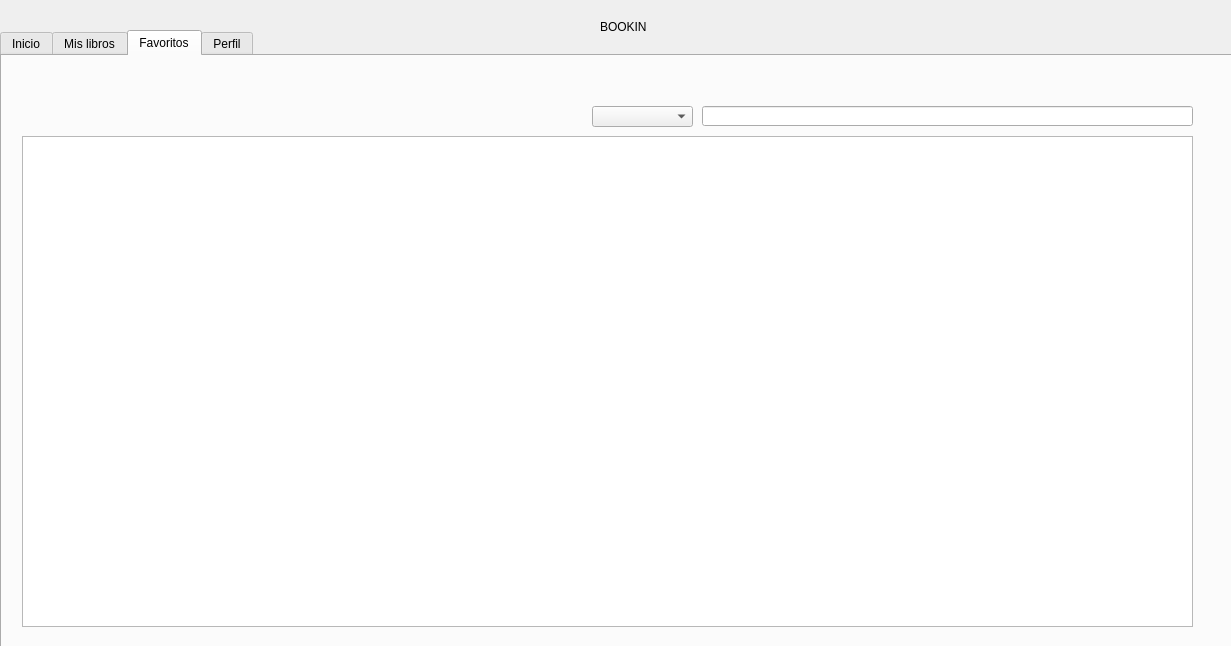
<?xml version="1.0" encoding="UTF-8"?>
<ui version="4.0">
 <class>menu_dialog</class>
 <widget class="QDialog" name="menu_dialog">
  <property name="geometry">
   <rect>
    <x>0</x>
    <y>0</y>
    <width>1231</width>
    <height>646</height>
   </rect>
  </property>
  <property name="windowTitle">
   <string>Bookin</string>
  </property>
  <widget class="QTabWidget" name="Menu">
   <property name="geometry">
    <rect>
     <x>0</x>
     <y>30</y>
     <width>1301</width>
     <height>671</height>
    </rect>
   </property>
   <property name="currentIndex">
    <number>2</number>
   </property>
   <widget class="QWidget" name="tab_inicio">
    <attribute name="title">
     <string>Inicio</string>
    </attribute>
    <widget class="QWidget" name="widget_antologia" native="true">
     <property name="geometry">
      <rect>
       <x>0</x>
       <y>20</y>
       <width>1781</width>
       <height>731</height>
      </rect>
     </property>
     <widget class="QPushButton" name="biografia_PB">
      <property name="geometry">
       <rect>
        <x>200</x>
        <y>20</y>
        <width>151</width>
        <height>91</height>
       </rect>
      </property>
      <property name="text">
       <string>Biografía</string>
      </property>
     </widget>
     <widget class="QPushButton" name="expositivo_PB">
      <property name="geometry">
       <rect>
        <x>200</x>
        <y>130</y>
        <width>151</width>
        <height>91</height>
       </rect>
      </property>
      <property name="text">
       <string>Expositivo</string>
      </property>
     </widget>
     <widget class="QPushButton" name="narrativa_PB">
      <property name="geometry">
       <rect>
        <x>200</x>
        <y>240</y>
        <width>151</width>
        <height>91</height>
       </rect>
      </property>
      <property name="text">
       <string>Narrativa</string>
      </property>
     </widget>
     <widget class="QPushButton" name="poesia_PB">
      <property name="geometry">
       <rect>
        <x>200</x>
        <y>350</y>
        <width>151</width>
        <height>91</height>
       </rect>
      </property>
      <property name="text">
       <string>Poesía</string>
      </property>
     </widget>
     <widget class="QPushButton" name="antologia_PB">
      <property name="geometry">
       <rect>
        <x>20</x>
        <y>20</y>
        <width>151</width>
        <height>91</height>
       </rect>
      </property>
      <property name="text">
       <string>Antologia</string>
      </property>
     </widget>
     <widget class="QPushButton" name="drama_PB">
      <property name="geometry">
       <rect>
        <x>20</x>
        <y>130</y>
        <width>151</width>
        <height>91</height>
       </rect>
      </property>
      <property name="text">
       <string>Drama</string>
      </property>
     </widget>
     <widget class="QPushButton" name="espistolar_PB">
      <property name="geometry">
       <rect>
        <x>20</x>
        <y>240</y>
        <width>151</width>
        <height>91</height>
       </rect>
      </property>
      <property name="text">
       <string>Epistolar</string>
      </property>
     </widget>
     <widget class="QPushButton" name="obragrafica_PB">
      <property name="geometry">
       <rect>
        <x>20</x>
        <y>350</y>
        <width>151</width>
        <height>91</height>
       </rect>
      </property>
      <property name="text">
       <string>Obra gráfica</string>
      </property>
     </widget>
     <widget class="QPushButton" name="referencia_PB">
      <property name="geometry">
       <rect>
        <x>20</x>
        <y>460</y>
        <width>151</width>
        <height>91</height>
       </rect>
      </property>
      <property name="text">
       <string>Referencia</string>
      </property>
     </widget>
     <widget class="QPushButton" name="clasico_PB">
      <property name="geometry">
       <rect>
        <x>200</x>
        <y>460</y>
        <width>151</width>
        <height>91</height>
       </rect>
      </property>
      <property name="text">
       <string>Clásico</string>
      </property>
     </widget>
     <widget class="QTableView" name="tableView">
      <property name="geometry">
       <rect>
        <x>390</x>
        <y>70</y>
        <width>821</width>
        <height>481</height>
       </rect>
      </property>
     </widget>
     <widget class="QLineEdit" name="buscar_LE">
      <property name="geometry">
       <rect>
        <x>930</x>
        <y>40</y>
        <width>281</width>
        <height>20</height>
       </rect>
      </property>
     </widget>
     <widget class="QPushButton" name="mostrarLibros">
      <property name="geometry">
       <rect>
        <x>390</x>
        <y>20</y>
        <width>111</width>
        <height>41</height>
       </rect>
      </property>
      <property name="text">
       <string>LIBROS</string>
      </property>
     </widget>
     <widget class="QComboBox" name="comboBox_sortLibros">
      <property name="geometry">
       <rect>
        <x>800</x>
        <y>40</y>
        <width>121</width>
        <height>21</height>
       </rect>
      </property>
     </widget>
    </widget>
    <widget class="QLineEdit" name="user_LE">
     <property name="geometry">
      <rect>
       <x>1100</x>
       <y>0</y>
       <width>113</width>
       <height>20</height>
      </rect>
     </property>
    </widget>
   </widget>
   <widget class="QWidget" name="tab_mislibros">
    <attribute name="title">
     <string>Mis libros</string>
    </attribute>
    <widget class="QLineEdit" name="buscar_misLibros_LE">
     <property name="geometry">
      <rect>
       <x>700</x>
       <y>50</y>
       <width>481</width>
       <height>20</height>
      </rect>
     </property>
    </widget>
    <widget class="QTableView" name="misLibros">
     <property name="geometry">
      <rect>
       <x>20</x>
       <y>80</y>
       <width>1161</width>
       <height>311</height>
      </rect>
     </property>
    </widget>
    <widget class="QComboBox" name="comboBox_sortMislibros">
     <property name="geometry">
      <rect>
       <x>590</x>
       <y>50</y>
       <width>101</width>
       <height>20</height>
      </rect>
     </property>
    </widget>
   </widget>
   <widget class="QWidget" name="tab_fav">
    <attribute name="title">
     <string>Favoritos</string>
    </attribute>
    <widget class="QTableView" name="favoritos">
     <property name="geometry">
      <rect>
       <x>20</x>
       <y>80</y>
       <width>1171</width>
       <height>491</height>
      </rect>
     </property>
    </widget>
    <widget class="QLineEdit" name="buscar_favoritos_LE">
     <property name="geometry">
      <rect>
       <x>700</x>
       <y>50</y>
       <width>491</width>
       <height>20</height>
      </rect>
     </property>
    </widget>
    <widget class="QComboBox" name="comboBox_sortFavoritos">
     <property name="geometry">
      <rect>
       <x>590</x>
       <y>50</y>
       <width>101</width>
       <height>21</height>
      </rect>
     </property>
    </widget>
   </widget>
   <widget class="QWidget" name="tab_perfil">
    <attribute name="title">
     <string>Perfil</string>
    </attribute>
    <widget class="QLabel" name="usuarioL">
     <property name="geometry">
      <rect>
       <x>40</x>
       <y>40</y>
       <width>47</width>
       <height>13</height>
      </rect>
     </property>
     <property name="text">
      <string>Usuario:</string>
     </property>
    </widget>
    <widget class="QLineEdit" name="usuario_LE">
     <property name="geometry">
      <rect>
       <x>150</x>
       <y>40</y>
       <width>161</width>
       <height>20</height>
      </rect>
     </property>
    </widget>
    <widget class="QLabel" name="label_5">
     <property name="geometry">
      <rect>
       <x>40</x>
       <y>80</y>
       <width>91</width>
       <height>16</height>
      </rect>
     </property>
     <property name="text">
      <string>Correo electrónico:</string>
     </property>
    </widget>
    <widget class="QLineEdit" name="correo_LE">
     <property name="geometry">
      <rect>
       <x>150</x>
       <y>80</y>
       <width>161</width>
       <height>20</height>
      </rect>
     </property>
    </widget>
    <widget class="QLabel" name="label_4">
     <property name="geometry">
      <rect>
       <x>40</x>
       <y>120</y>
       <width>91</width>
       <height>16</height>
      </rect>
     </property>
     <property name="text">
      <string>Contraseña:</string>
     </property>
    </widget>
    <widget class="QLineEdit" name="cont_LE">
     <property name="geometry">
      <rect>
       <x>150</x>
       <y>120</y>
       <width>161</width>
       <height>20</height>
      </rect>
     </property>
     <property name="echoMode">
      <enum>QLineEdit::Password</enum>
     </property>
    </widget>
    <widget class="QPushButton" name="editar_usrPB">
     <property name="geometry">
      <rect>
       <x>320</x>
       <y>40</y>
       <width>71</width>
       <height>21</height>
      </rect>
     </property>
     <property name="text">
      <string>Editar</string>
     </property>
    </widget>
    <widget class="QPushButton" name="editar_cePB">
     <property name="geometry">
      <rect>
       <x>320</x>
       <y>80</y>
       <width>71</width>
       <height>20</height>
      </rect>
     </property>
     <property name="text">
      <string>Editar</string>
     </property>
    </widget>
    <widget class="QPushButton" name="editar_con">
     <property name="geometry">
      <rect>
       <x>320</x>
       <y>120</y>
       <width>71</width>
       <height>20</height>
      </rect>
     </property>
     <property name="text">
      <string>Editar</string>
     </property>
    </widget>
   </widget>
  </widget>
  <widget class="QLabel" name="label_2">
   <property name="geometry">
    <rect>
     <x>600</x>
     <y>20</y>
     <width>47</width>
     <height>13</height>
    </rect>
   </property>
   <property name="text">
    <string>BOOKIN</string>
   </property>
  </widget>
 </widget>
 <resources/>
 <connections/>
</ui>
